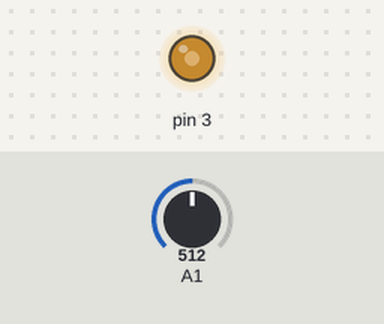
The sketch below on a simulated Arduino Uno, built with avr-gcc and run on an emulated ATmega328P. Parts: output pins drawn as LEDs (lit = HIGH). The inputs (shaded band) are chosen by the test bench; at power-on: A1 = 512.

Above: at 1.2 s.
1.3 s: A1 set to 716
At 1.7 s:
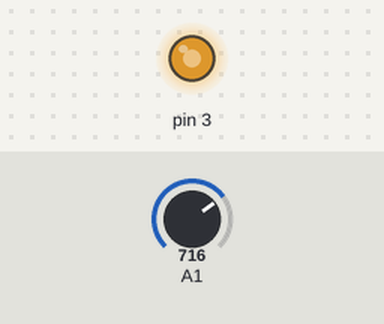
2.8 s: A1 set to 900
At 4.0 s:
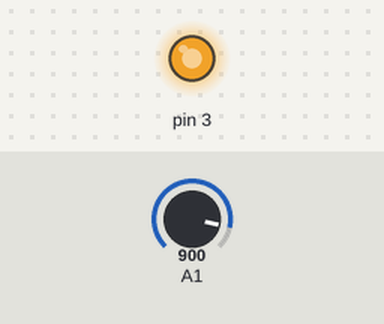
4.3 s: A1 set to 122
At 5.2 s:
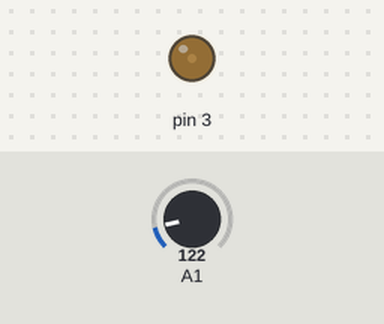
5.8 s: A1 set to 0
At 6.4 s:
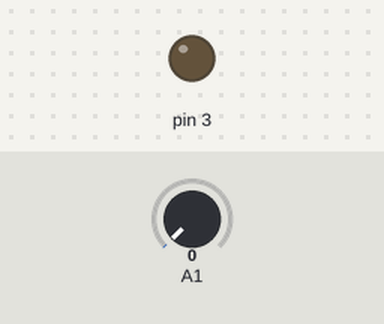
7.3 s: A1 set to 511
At 8.7 s:
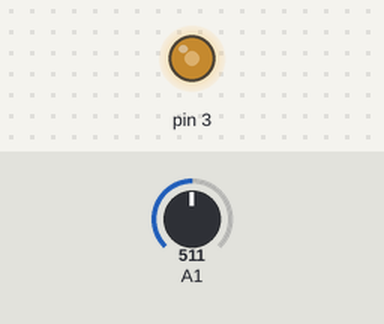
Timing chart, 0 to 9.8 s (numbered marks = the images above; inputs shaded):
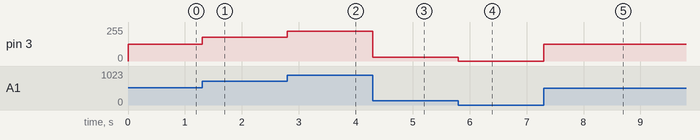

The sketch:

Tema8_2.ino
```cpp
void setup() {
  pinMode(3, OUTPUT);
}

void loop() {
  int pot0;
  int dimmer_led;

  pot0 = analogRead(A1);
  dimmer_led = map(pot0, 0, 1023, 0, 255);
  analogWrite(3, dimmer_led);
}
```

Measured:
- after the input at 1.3 s, pin 3: 127/255 → 178/255 at once
- after the input at 2.8 s, pin 3: 178/255 → 224/255 at once
- after the input at 4.3 s, pin 3: 224/255 → 30/255 at once
- after the input at 5.8 s, pin 3: 30/255 → 0/255 at once
- after the input at 7.3 s, pin 3: 0/255 → 127/255 at once
